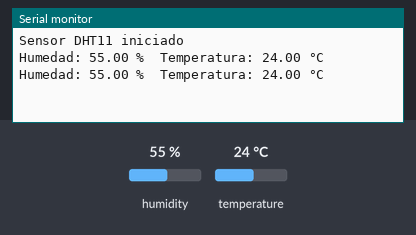
This sketch was run on a simulated Arduino Uno, built with avr-gcc and run on an emulated ATmega328P. On the bench: the last lines printed to the serial monitor. The test bench sets the inputs (shaded band); at power-on: humidity 55 %, temperature 24 °C.

Above: at 4.8 s.
4.9 s: humidity set to 22 %
At 6.5 s:
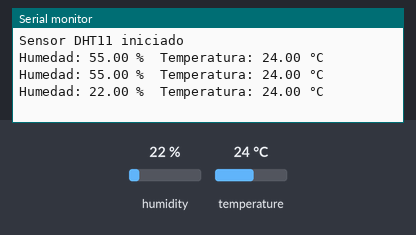
7.9 s: temperature set to 12 °C
At 8.9 s:
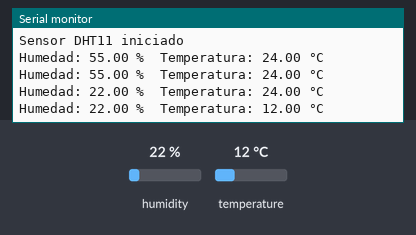
10.9 s: humidity set to 40 %
At 12.5 s:
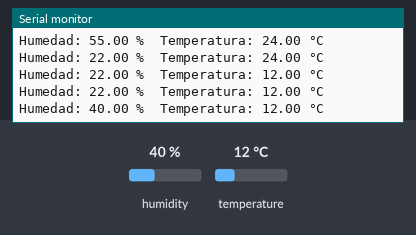
Timing chart, 0 to 14.0 s (numbered marks = the images above; inputs shaded):
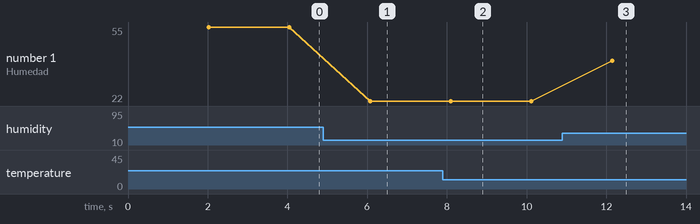

The sketch:

sensorDeTemperatura.ino
```cpp
#include "DHT.h"   // Incluye la librería del sensor

#define DHTPIN 2        // Pin de datos conectado al DHT11
#define DHTTYPE DHT11   // Tipo de sensor

DHT dht(DHTPIN, DHTTYPE);

void setup() {
  Serial.begin(9600);   // Inicia comunicación serial
  dht.begin();          // Inicializa el sensor
  Serial.println("Sensor DHT11 iniciado");
}

void loop() {
  // Espera un poco entre mediciones
  delay(2000);

  // Lee humedad y temperatura
  float humedad = dht.readHumidity();
  float temperatura = dht.readTemperature(); // Por defecto en °C

  // Verifica si hay error de lectura
  if (isnan(humedad) || isnan(temperatura)) {
    Serial.println("Error al leer el sensor DHT11");
    return;
  }

  // Muestra los valores
  Serial.print("Humedad: ");
  Serial.print(humedad);
  Serial.print(" %\t");
  Serial.print("Temperatura: ");
  Serial.print(temperatura);
  Serial.println(" °C");
}
```

Measured:
- after the input at 4.9 s, the serial monitor: prints a new line after 1.2 s (image 1)
- after the input at 7.9 s, the serial monitor: prints a new line after 0.20 s (image 2)
- after the input at 10.9 s, the serial monitor: prints a new line after 1.2 s (image 3)
- plotted number 1: 55 → 22 after the input at 4.9 s, 22 → 40 after the input at 10.9 s
